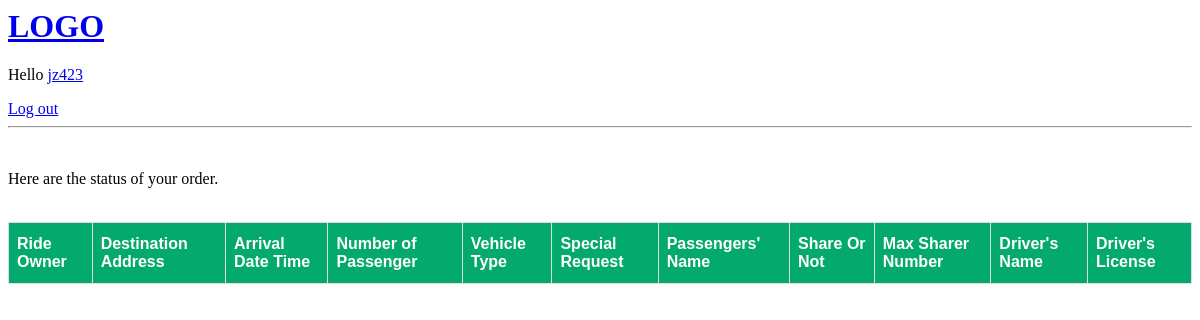
Page /user/owner/history/ (signed in) on the earlier database version.
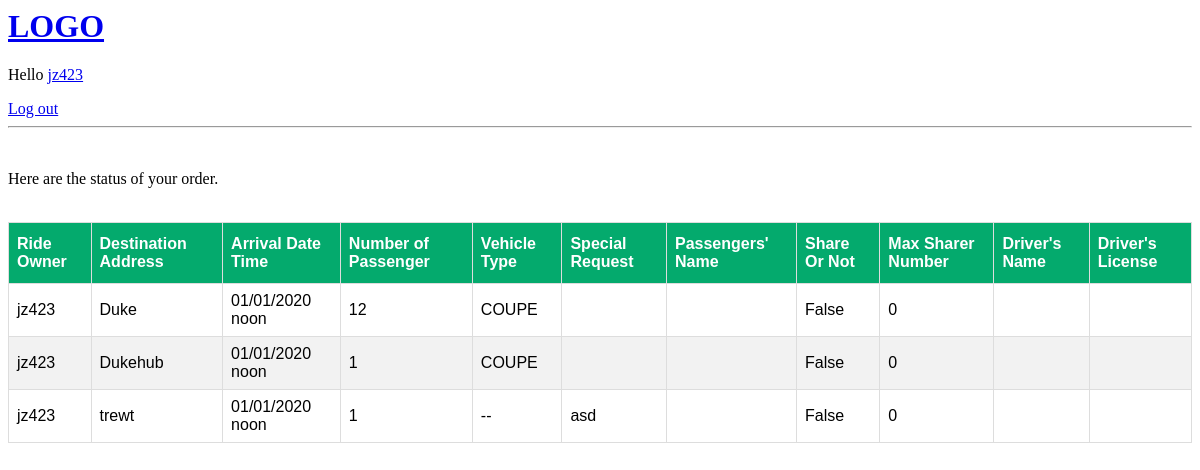
Same page on the later database version.
### user/models.py (models this page shows, shortened)
class Owner(models.Model):
    owner = models.ForeignKey(User, on_delete=models.CASCADE)
    Destination_Address = models.CharField(max_length=100)
    Arrival_Date_Time = models.DateTimeField(help_text='Format: 2020-01-01 12:00')
    Number_of_Passenger = models.PositiveIntegerField(default=1)
    Vehicle_Type = models.CharField(max_length=20, choices=TYPE_CHOICES, default='--')
    Special_Request = models.CharField(max_length=400, blank=True)
    Share_Or_Not = models.BooleanField()
    Max_Share_Num = models.PositiveIntegerField(help_text='If you do not want to share please choose 0', default=0)
    Status = models.CharField(default='Ongoing', max_length=20)
    Sharers_Name = models.CharField(default='', max_length=50, blank=True)
    Driver_Name = models.CharField(default='', max_length=50, blank=True)
    Driver_License = models.CharField(default='', max_length=50, blank=True)

### user/views.py (the view)
# urls.py: path('owner/history/', OwnerListView.as_view(), name='OwnerListView'),
class OwnerListView(ListView):
    template_name = 'user/owner_list.html'
    def get_queryset(self):
        return Owner.objects.filter(owner=self.request.user).order_by('Arrival_Date_Time')

### user/templates/user/owner_list.html (shortened to what this page needs)
{%extends 'main.html'%}
{% load mathfilters %}
{%block content%}
<br>
    <p>
        Here are the status of your order.
    </p>
<br>
<table id="customers">
    <thead>
    <tr>
        <th>Ride Owner</th>
        <th>Destination Address</th>
        <th>Arrival Date Time</th>
        <th>Number of Passenger</th>
        <th>Vehicle Type</th>
        <th>Special Request</th>
        <th>Passengers' Name</th>
        <th>Share Or Not</th>
        <th>Max Sharer Number</th>
        <th>Driver's Name</th>
        <th>Driver's License</th>
    </tr>
    </thead>
    <tbody>
    {% for ride in object_list %}
    <tr>
    <td>{{ ride.owner.username }}</td>
    <td>{{ ride.Destination_Address }}</td>
    <td>{{ ride.Arrival_Date_Time|date:"m/d/Y P" }}</td>
    <td>{{ ride.Number_of_Passenger }}</td>
    <td>{{ ride.Vehicle_Type }}</td>
    <td>{{ ride.Special_Request }}</td>
    <td>{{ ride.Sharers_Name }}</td>
    <td>{{ ride.Share_Or_Not }}</td>
    <td>{{ ride.Max_Share_Num }}</td>
    <td>{{ ride.Driver_Name }}</td>
    <td>{{ ride.Driver_License }}</td>
    </tr>
    {% endfor %}
    </tbody>
</table>
{% endblock %}

### templates/main.html (shortened to what this page needs)
<!DOCTYPE html>
<html lang="en">
<head>
</head>
<body>
    {%include 'navBar.html'%}
    {%block content%}
    {%endblock%}
</body>
</html>

### templates/navBar.html
<a href="/">
    <h1>LOGO</h1>
</a>
{% if request.user.is_authenticated %}
<p>Hello <a href="{% url 'UserHome' %}">{{request.user}}</a></p>
<a href="{% url 'logout' %}">Log out</a>
{% else %}
<a href="{%url 'login'%}">Log in</a>
{% endif %}
<hr>

### user/templates/user/owner_list.html (style rules this page uses)
#customers { font-family: Arial, Helvetica, sans-serif; border-collapse: collapse; width: 100%; }
#customers td, #customers th { border: 1px solid #ddd; padding: 8px; }
#customers tr:nth-child(even) { background-color: #f2f2f2; }
#customers th { padding-top: 12px; padding-bottom: 12px; text-align: left; background-color: #04AA6D; color: white; }

Differences in the rows shown:
added Owner: owner.username "jz423", Destination_Address "Duke", Arrival_Date_Time "01/01/2020 noon", Number_of_Passenger "12", Vehicle_Type "COUPE", Share_Or_Not "False", Max_Share_Num "0"
added Owner: owner.username "jz423", Destination_Address "Dukehub", Arrival_Date_Time "01/01/2020 noon", Number_of_Passenger "1", Vehicle_Type "COUPE", Share_Or_Not "False", Max_Share_Num "0"
added Owner: owner.username "jz423", Destination_Address "trewt", Arrival_Date_Time "01/01/2020 noon", Number_of_Passenger "1", Vehicle_Type "--", Special_Request "asd", Share_Or_Not "False", Max_Share_Num "0"
